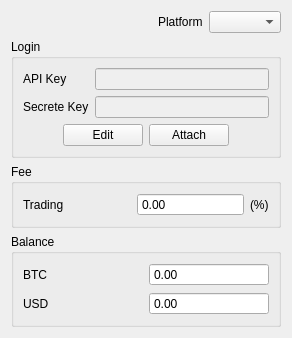
       <widget class="QWidget" name="m_pPlatformASelection" native="true">
        <layout class="QVBoxLayout" name="m_ploutPlatformASelection">
         <item>
          <layout class="QVBoxLayout" name="verticalLayout_9">
           <item>
            <layout class="QHBoxLayout" name="horizontalLayout_7">
             <item>
              <spacer name="horizontalSpacer_4">
               <property name="orientation">
                <enum>Qt::Horizontal</enum>
               </property>
               <property name="sizeHint" stdset="0">
                <size>
                 <width>40</width>
                 <height>20</height>
                </size>
               </property>
              </spacer>
             </item>
             <item>
              <widget class="QLabel" name="label_16">
               <property name="text">
                <string>Platform</string>
               </property>
              </widget>
             </item>
             <item>
              <widget class="QComboBox" name="m_pPlatformsListA"/>
             </item>
            </layout>
           </item>
           <item>
            <widget class="QGroupBox" name="groupBox_7">
             <property name="title">
              <string>Login</string>
             </property>
             <layout class="QGridLayout" name="gridLayout_14">
              <item row="0" column="0">
               <layout class="QGridLayout" name="gridLayout_15">
                <item row="0" column="1">
                 <widget class="QLineEdit" name="m_ptxtAPIKeyA">
                  <property name="enabled">
                   <bool>false</bool>
                  </property>
                 </widget>
                </item>
                <item row="0" column="0">
                 <widget class="QLabel" name="label_17">
                  <property name="text">
                   <string>API Key</string>
                  </property>
                 </widget>
                </item>
                <item row="1" column="0">
                 <widget class="QLabel" name="label_18">
                  <property name="text">
                   <string>Secrete Key</string>
                  </property>
                 </widget>
                </item>
                <item row="1" column="1">
                 <widget class="QLineEdit" name="m_ptxtSecKeyA">
                  <property name="enabled">
                   <bool>false</bool>
                  </property>
                 </widget>
                </item>
                <item row="2" column="0" colspan="2">
                 <layout class="QHBoxLayout" name="horizontalLayout_8">
                  <item>
                   <spacer name="horizontalSpacer_5">
                    <property name="orientation">
                     <enum>Qt::Horizontal</enum>
                    </property>
                    <property name="sizeHint" stdset="0">
                     <size>
                      <width>40</width>
                      <height>20</height>
                     </size>
                    </property>
                   </spacer>
                  </item>
                  <item>
                   <widget class="QPushButton" name="m_pbtnEditLoginInfoA">
                    <property name="text">
                     <string>Edit</string>
                    </property>
                   </widget>
                  </item>
                  <item>
                   <widget class="QPushButton" name="m_pbtnAttachLoginInfoA">
                    <property name="text">
                     <string>Attach</string>
                    </property>
                   </widget>
                  </item>
                  <item>
                   <spacer name="horizontalSpacer_6">
                    <property name="orientation">
                     <enum>Qt::Horizontal</enum>
                    </property>
                    <property name="sizeHint" stdset="0">
                     <size>
                      <width>40</width>
                      <height>20</height>
                     </size>
                    </property>
                   </spacer>
                  </item>
                 </layout>
                </item>
               </layout>
              </item>
             </layout>
            </widget>
           </item>
           <item>
            <widget class="QGroupBox" name="groupBox_3">
             <property name="title">
              <string>Fee</string>
             </property>
             <layout class="QGridLayout" name="gridLayout_6">
              <item row="0" column="0">
               <layout class="QGridLayout" name="gridLayout_4">
                <item row="1" column="1">
                 <widget class="QDoubleSpinBox" name="m_pspinTradingFeeA">
                  <property name="readOnly">
                   <bool>true</bool>
                  </property>
                  <property name="buttonSymbols">
                   <enum>QAbstractSpinBox::NoButtons</enum>
                  </property>
                 </widget>
                </item>
                <item row="1" column="0">
                 <widget class="QLabel" name="label_42">
                  <property name="text">
                   <string>Trading</string>
                  </property>
                 </widget>
                </item>
                <item row="1" column="2">
                 <widget class="QLabel" name="label_52">
                  <property name="sizePolicy">
                   <sizepolicy hsizetype="Fixed" vsizetype="Preferred">
                    <horstretch>0</horstretch>
                    <verstretch>0</verstretch>
                   </sizepolicy>
                  </property>
                  <property name="text">
                   <string>(%)</string>
                  </property>
                 </widget>
                </item>
               </layout>
              </item>
             </layout>
            </widget>
           </item>
           <item>
            <widget class="QGroupBox" name="groupBox_8">
             <property name="title">
              <string>Balance</string>
             </property>
             <layout class="QGridLayout" name="gridLayout_16">
              <item row="0" column="0">
               <layout class="QGridLayout" name="gridLayout_17">
                <item row="1" column="0">
                 <widget class="QLabel" name="label_19">
                  <property name="text">
                   <string>USD</string>
                  </property>
                 </widget>
                </item>
                <item row="0" column="0">
                 <widget class="QLabel" name="label_20">
                  <property name="text">
                   <string>BTC</string>
                  </property>
                 </widget>
                </item>
                <item row="0" column="1">
                 <widget class="QDoubleSpinBox" name="m_pspinCur1BalanceA">
                  <property name="sizePolicy">
                   <sizepolicy hsizetype="Preferred" vsizetype="Fixed">
                    <horstretch>0</horstretch>
                    <verstretch>0</verstretch>
                   </sizepolicy>
                  </property>
                  <property name="readOnly">
                   <bool>true</bool>
                  </property>
                  <property name="buttonSymbols">
                   <enum>QAbstractSpinBox::NoButtons</enum>
                  </property>
                 </widget>
                </item>
                <item row="1" column="1">
                 <widget class="QDoubleSpinBox" name="m_pspinCur2BalanceA">
                  <property name="sizePolicy">
                   <sizepolicy hsizetype="Preferred" vsizetype="Fixed">
                    <horstretch>0</horstretch>
                    <verstretch>0</verstretch>
                   </sizepolicy>
                  </property>
                  <property name="readOnly">
                   <bool>true</bool>
                  </property>
                  <property name="buttonSymbols">
                   <enum>QAbstractSpinBox::NoButtons</enum>
                  </property>
                 </widget>
                </item>
               </layout>
              </item>
             </layout>
            </widget>
           </item>
          </layout>
         </item>
        </layout>
       </widget>
